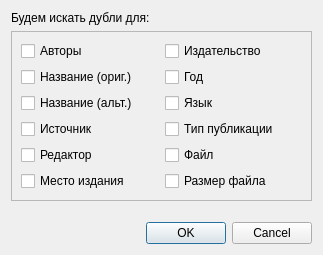
<?xml version="1.0" encoding="UTF-8"?>
<ui version="4.0">
 <class>duplSettingsDialog</class>
 <widget class="QDialog" name="duplSettingsDialog">
  <property name="geometry">
   <rect>
    <x>0</x>
    <y>0</y>
    <width>323</width>
    <height>255</height>
   </rect>
  </property>
  <property name="windowTitle">
   <string>Dialog</string>
  </property>
  <layout class="QVBoxLayout" name="verticalLayout">
   <item>
    <widget class="QLabel" name="label">
     <property name="text">
      <string>Будем искать дубли для:</string>
     </property>
    </widget>
   </item>
   <item>
    <widget class="QFrame" name="frame">
     <property name="frameShape">
      <enum>QFrame::StyledPanel</enum>
     </property>
     <property name="frameShadow">
      <enum>QFrame::Raised</enum>
     </property>
     <layout class="QGridLayout" name="gridLayout">
      <item row="1" column="0">
       <widget class="QCheckBox" name="authors">
        <property name="text">
         <string>Авторы</string>
        </property>
       </widget>
      </item>
      <item row="2" column="0">
       <widget class="QCheckBox" name="name_orig">
        <property name="text">
         <string>Название (ориг.)</string>
        </property>
       </widget>
      </item>
      <item row="3" column="0">
       <widget class="QCheckBox" name="name_alt">
        <property name="text">
         <string>Название (альт.)</string>
        </property>
       </widget>
      </item>
      <item row="4" column="0">
       <widget class="QCheckBox" name="source">
        <property name="text">
         <string>Источник</string>
        </property>
       </widget>
      </item>
      <item row="5" column="0">
       <widget class="QCheckBox" name="editor">
        <property name="text">
         <string>Редактор</string>
        </property>
       </widget>
      </item>
      <item row="6" column="0">
       <widget class="QCheckBox" name="publ_location">
        <property name="text">
         <string>Место издания</string>
        </property>
       </widget>
      </item>
      <item row="1" column="1">
       <widget class="QCheckBox" name="publication">
        <property name="text">
         <string>Издательство</string>
        </property>
       </widget>
      </item>
      <item row="2" column="1">
       <widget class="QCheckBox" name="year">
        <property name="text">
         <string>Год</string>
        </property>
       </widget>
      </item>
      <item row="3" column="1">
       <widget class="QCheckBox" name="language">
        <property name="text">
         <string>Язык</string>
        </property>
       </widget>
      </item>
      <item row="4" column="1">
       <widget class="QCheckBox" name="type">
        <property name="text">
         <string>Тип публикации</string>
        </property>
       </widget>
      </item>
      <item row="5" column="1">
       <widget class="QCheckBox" name="file_path">
        <property name="text">
         <string>Файл</string>
        </property>
       </widget>
      </item>
      <item row="6" column="1">
       <widget class="QCheckBox" name="file_size">
        <property name="text">
         <string>Размер файла</string>
        </property>
       </widget>
      </item>
     </layout>
    </widget>
   </item>
   <item>
    <spacer name="verticalSpacer">
     <property name="orientation">
      <enum>Qt::Vertical</enum>
     </property>
     <property name="sizeHint" stdset="0">
      <size>
       <width>20</width>
       <height>40</height>
      </size>
     </property>
    </spacer>
   </item>
   <item>
    <widget class="QDialogButtonBox" name="buttonBox">
     <property name="orientation">
      <enum>Qt::Horizontal</enum>
     </property>
     <property name="standardButtons">
      <set>QDialogButtonBox::Cancel|QDialogButtonBox::Ok</set>
     </property>
    </widget>
   </item>
  </layout>
 </widget>
 <resources/>
 <connections>
  <connection>
   <sender>buttonBox</sender>
   <signal>accepted()</signal>
   <receiver>duplSettingsDialog</receiver>
   <slot>accept()</slot>
   <hints>
    <hint type="sourcelabel">
     <x>248</x>
     <y>254</y>
    </hint>
    <hint type="destinationlabel">
     <x>157</x>
     <y>274</y>
    </hint>
   </hints>
  </connection>
  <connection>
   <sender>buttonBox</sender>
   <signal>rejected()</signal>
   <receiver>duplSettingsDialog</receiver>
   <slot>reject()</slot>
   <hints>
    <hint type="sourcelabel">
     <x>316</x>
     <y>260</y>
    </hint>
    <hint type="destinationlabel">
     <x>286</x>
     <y>274</y>
    </hint>
   </hints>
  </connection>
 </connections>
</ui>
